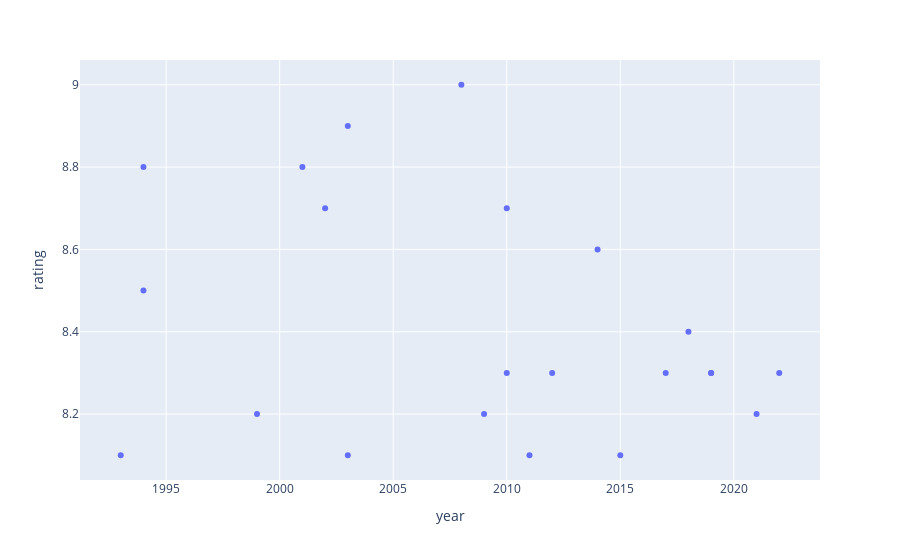

Notebook code cell kept with this figure:
### Code cell
px.scatter(df_join,x='year',y='rating')

### Figure 1 — Plotly figure (JSON) as saved in the notebook; plotly's stock layout.template omitted (floating-point values rounded to 4 significant figures)
{"data": [{"hovertemplate": "year=%{x}<br>rating=%{y}<extra></extra>", "legendgroup": "", "marker": {"color": "#636efa", "symbol": "circle"}, "mode": "markers", "name": "", "orientation": "v", "showlegend": false, "type": "scatter", "x": [2008, 2003, 2001, 1994, 2010, 2002, 2014, 1994, 2018, 2012, 2022, 2019, 2017, 2019, 2010, 2009, 2021, 1999, 1993, 2003, 2015, 2011], "xaxis": "x", "y": [9, 8.9, 8.8, 8.8, 8.7, 8.7, 8.6, 8.5, 8.4, 8.3, 8.3, 8.3, 8.3, 8.3, 8.3, 8.2, 8.2, 8.2, 8.1, 8.1, 8.1, 8.1], "yaxis": "y"}], "layout": {"legend": {"tracegroupgap": 0}, "margin": {"t": 60}, "xaxis": {"anchor": "y", "domain": [0, 1], "title": {"text": "year"}}, "yaxis": {"anchor": "x", "domain": [0, 1], "title": {"text": "rating"}}}}
